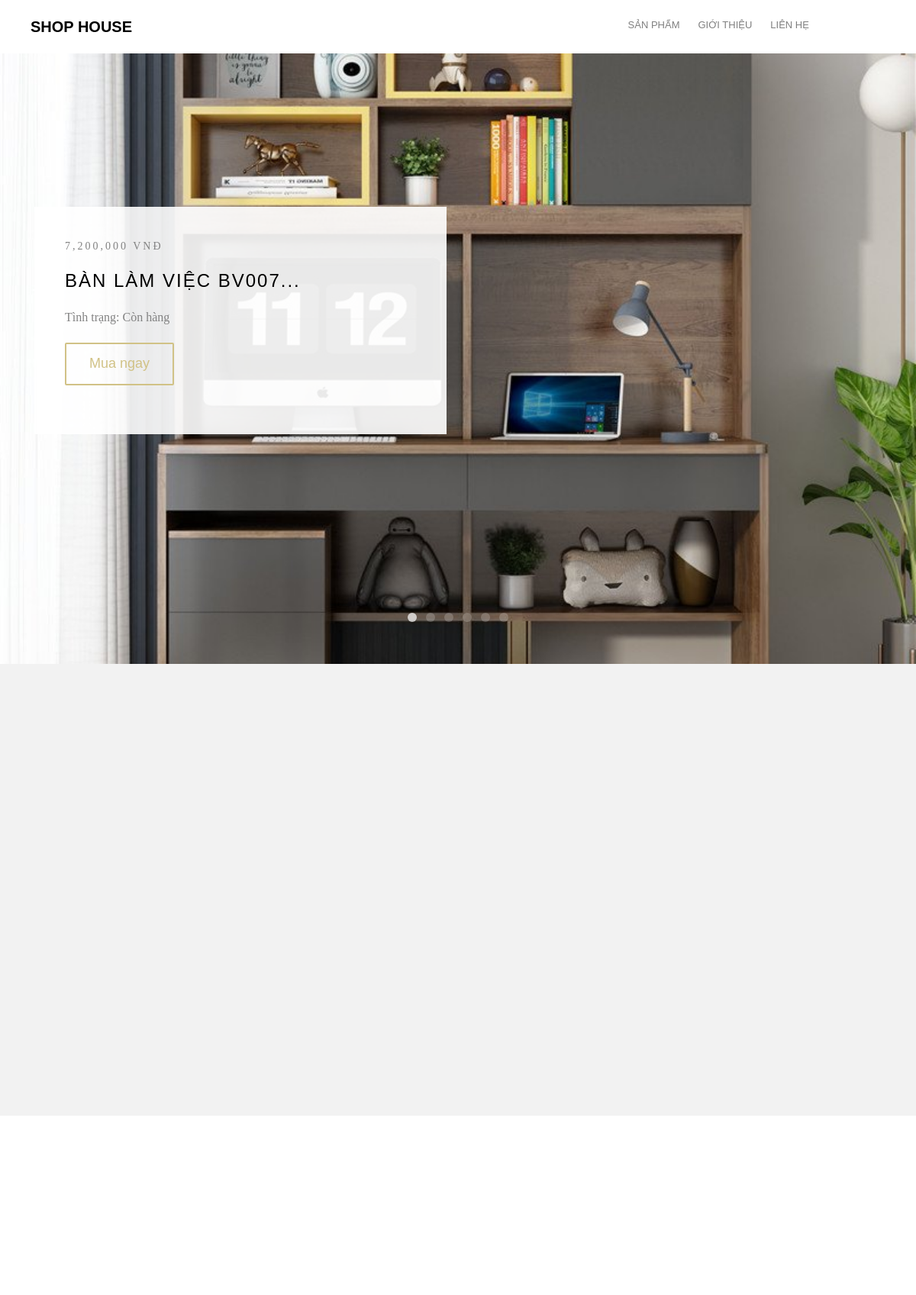
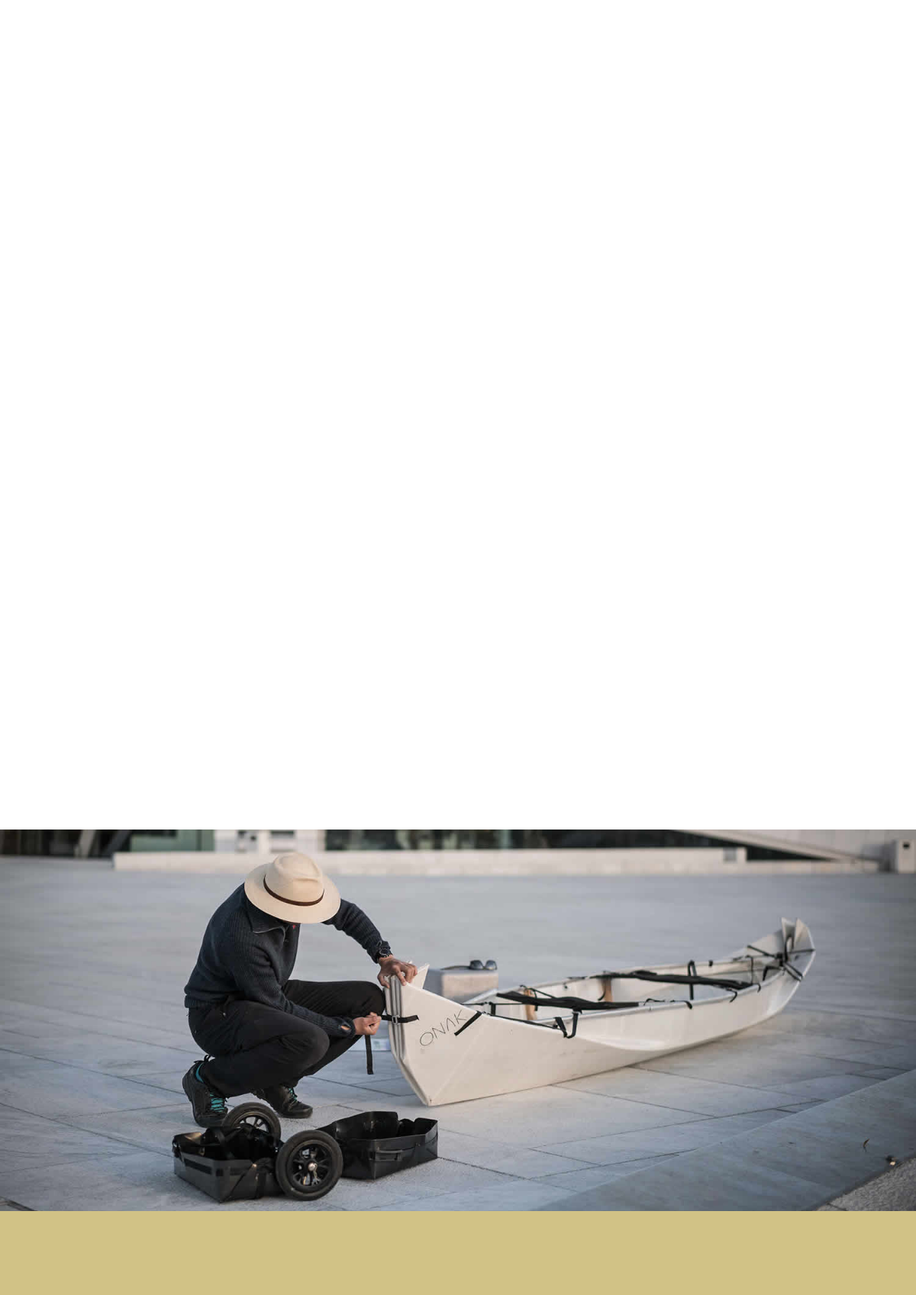
The page / (upper part) on the database its author committed (2 pictures, top to bottom).
### tables this page shows
CREATE TABLE `postproduct` (
  `id` int(10) UNSIGNED NOT NULL,
  `titleproduct` varchar(550) NOT NULL,
  `priceproduct` varchar(250) NOT NULL,
  `thuonghieu` varchar(550) NOT NULL,
  `tinhtrang` varchar(550) NOT NULL,
  `avata` varchar(550) NOT NULL,
  `moto` text NOT NULL,
  `dateline` datetime NOT NULL
);

### index.php (the view, shortened to what this page needs)
<!DOCTYPE HTML>
<html>
<head>
	<link rel="stylesheet" href="css/animate.css">
	<link rel="stylesheet" href="css/icomoon.css">
	<link rel="stylesheet" href="css/bootstrap.css">
	<link rel="stylesheet" href="css/flexslider.css">
	<link rel="stylesheet" href="css/owl.carousel.min.css">
	<link rel="stylesheet" href="css/owl.theme.default.min.css">
	<link rel="stylesheet" href="css/style.css">
</head>
<body>
	<div id="page">
		<nav class="fh5co-nav" role="navigation">
			<div class="container">
				<div class="row">
					<div class="col-md-7 col-xs-2">
						<div id="fh5co-logo"><a href="index.php">Shop House</a></div>
					</div>
					<div class="col-md-5 col-xs-6 text-center menu-1">
						<ul>
							<li class="has-dropdown">
								<a href="product.php">Sản phẩm</a>
							</li>
							<li><a href="about.php">Giới thiệu</a></li>
							<li><a href="contact.php">Liên hẹ</a></li>
						</ul>
					</div>
				</div>
			</div>
		</nav>
		<aside id="fh5co-hero" class="js-fullheight">
			<div class="flexslider js-fullheight">
				<ul class="slides">
					<?php
					$query = mysql_query("SELECT * FROM postproduct  ORDER BY ID ASC LIMIT 6");
					while ($row = mysql_fetch_array($query)) {
					?>
						<li style="background-image: url(images/<?php echo $row['avata'] ?>);">
							<div class="container">
								<div class="col-md-6 col-md-offset-3 col-md-pull-3 js-fullheight slider-text">
									<div class="slider-text-inner">
										<div class="desc">
											<span class="price"><?php echo number_format($row['priceproduct']) ?> VNĐ</span>
											<h2><?php echo substr($row['titleproduct'], 0, 30) ?>...</h2>
											<p>Tình trạng: <?php echo $row['tinhtrang'] ?></p>
											<p><a href="single.php?id=<?php echo $row['id'] ?>" class="btn btn-primary btn-outline btn-lg">Mua ngay</a></p>
										</div>
									</div>
								</div>
							</div>
						</li>
					<?php
					}
					?>
				</ul>
			</div>
		</aside>
		<div id="fh5co-services" class="fh5co-bg-section">
			<div class="container">
				<div class="row">
					<div class="col-md-4 col-sm-4 text-center">
					</div>
					<div class="col-md-4 col-sm-4 text-center">
					</div>
					<div class="col-md-4 col-sm-4 text-center">
					</div>
				</div>
			</div>
		</div>
		<div id="fh5co-product">
			<div class="container">
				<div class="row">
				</div>
			</div>
		</div>
		<div id="fh5co-counter" class="fh5co-bg fh5co-counter" style="background-image:url(images/img_bg_5.jpg);">
			<div class="container">
				<div class="row">
					<div class="display-t">
						<div class="display-tc">
						</div>
					</div>
				</div>
			</div>
		</div>
		<div id="fh5co-started">
		</div>
	</div>
</body>
</html>

### css/flexslider.css (style rules this page uses)
.slides, .slides > li, .flex-control-nav, .flex-direction-nav { margin: 0; padding: 0; list-style: none; }
.flexslider { margin: 0; padding: 0; }
.flexslider .slides > li { display: none; -webkit-backface-visibility: hidden; }
.flexslider .slides:after { display: block; clear: both; visibility: hidden; line-height: 0; height: 0; }
.flexslider { margin: 0 0 60px; background: #ffffff; border: 4px solid #ffffff; position: relative; zoom: 1; -webkit-border-radius: 4px; -moz-border-radius: 4px; border-radius: 4px; -webkit-box-shadow: '' 0 1px 4px rgba(0, 0, 0, 0.2); -moz-box-shadow: '' 0 1px 4px rgba(0, 0, 0, 0.2); -o-box-shadow: '' 0 1px 4px rgba(0, 0, 0, 0.2); box-shadow: '' 0 1px 4px rgba(0, 0, 0, 0.2); }
.flexslider .slides { zoom: 1; }

### rows shown on the page
postproduct: avata (picture), priceproduct "7,200,000", titleproduct "BÀN LÀM VIỆC BV007", tinhtrang "Còn hàng"
